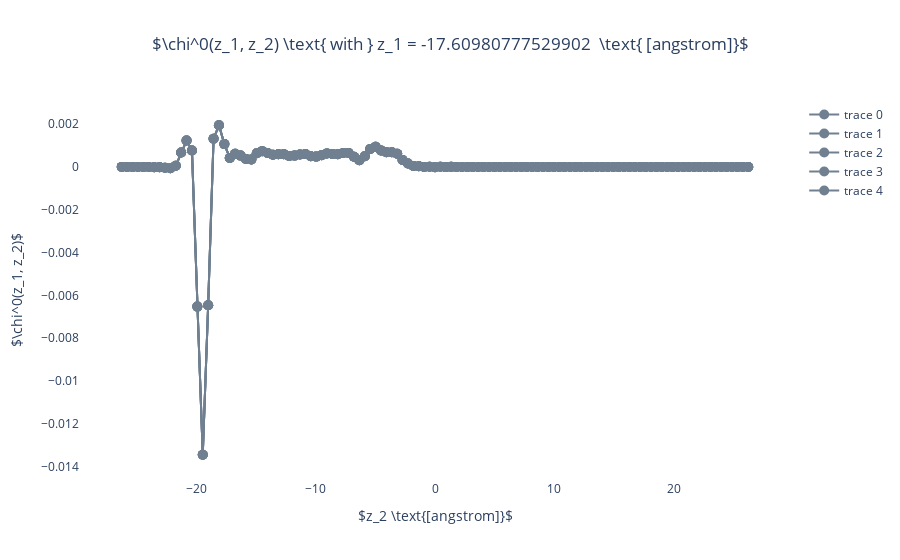

The notebook cell this image was saved under:
### Code cell
a =6*4.035580948506026+28.249066639542185
fig = go.Figure()
X = np.linspace(-a/2, a/2, len(chi0wzz[0, 0, :]))
z = 10
zeff = -(round(len(chi0wzz[0,:,0])/2)-z)*4.035580948506026/11
for i in range(5):
    xtitle = r'$z_2 \text{[angstrom]}$'
    fig.add_trace(go.Scatter(x = X, y = np.real(chi0wzz[0, 15, :]), mode = "lines+markers",marker=dict(
            color='slategrey',
            size=10,
        ),))
    fig.update_layout(title_text = r'$\chi^0(z_1, z_2) \text{ with } z_1 = '+str(zeff)+r'  \text{ [angstrom]}$', title_x=0.5,xaxis_title= xtitle,
             yaxis_title = r'$\chi^0(z_1, z_2)$',paper_bgcolor='rgba(0,0,0,0)', plot_bgcolor='rgba(0,0,0,0)',)
    #fig.show(dpi = 300)

fig.show()
